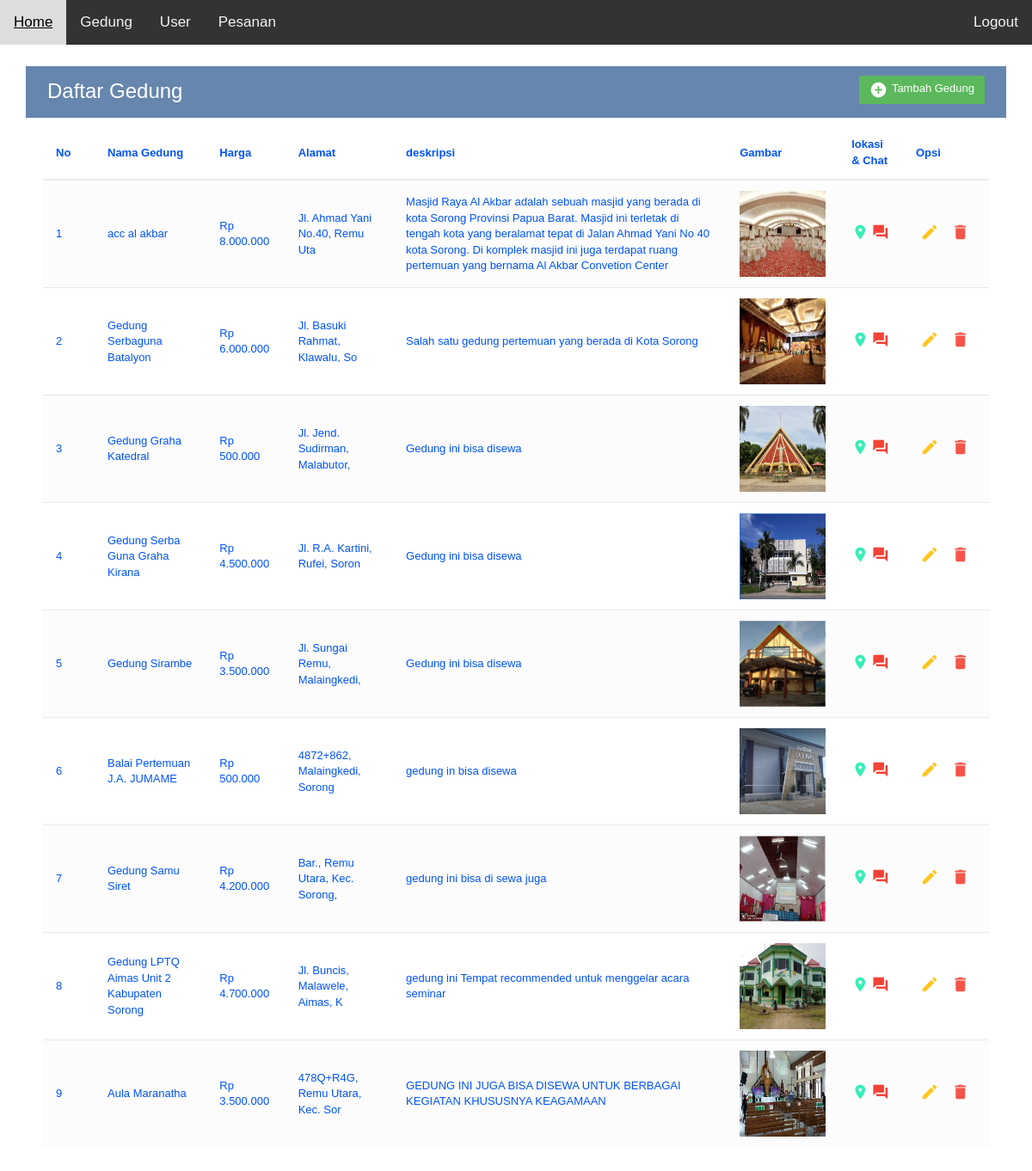
Screenshot of /admin/gedung/gedung.php with the database file from the repository.
### tables this page shows
CREATE TABLE `tbl_gedung` (
  `id_gedung` int(11) NOT NULL,
  `nama_gedung` varchar(255) DEFAULT NULL,
  `deskripsi` text DEFAULT NULL,
  `alamat` text DEFAULT NULL,
  `lokasi` text DEFAULT NULL,
  `harga` varchar(15) DEFAULT NULL,
  `chat` text NOT NULL,
  `foto` varchar(255) DEFAULT NULL
);

### admin/gedung/gedung.php (the view, shortened to what this page needs)
<?php
  include('../../koneksi.php');
  include 'navbar.php';
?>
<!DOCTYPE html>
<html lang="en">
  <head>
    <link rel="stylesheet" href="https://maxcdn.bootstrapcdn.com/font-awesome/4.7.0/css/font-awesome.min.css" />
    <link rel="stylesheet" href="https://maxcdn.bootstrapcdn.com/bootstrap/3.3.7/css/bootstrap.min.css" />
    <link rel="stylesheet" href="index.css" />
  </head>
  <body>
      <div class="container">
                    <div class="table-responsive">
                      <div class="table-wrapper">
                        <div class="table-title">
                          <div class="row">
                            <div class="col-xs-6">
                              <h2>Daftar Gedung</h2>
                            </div>
                                  <div class="col-xs-6">
                                      <a href="tambah_produk.php" class="btn btn-success"><i class="material-icons">&#xE147;</i> Tambah Gedung</a>
                                    </div>
                          </div>
                        </div>
                        <table class="table table-striped table-hover">
                          <thead>
                            <tr>
                              <th>No</th>
                              <th>Nama Gedung</th>
                              <th>Harga</th>
                              <th>Alamat</th>
                              <th>deskripsi</th>
                              <th>Gambar</th>
                              <th>lokasi & Chat</th>
                              <th>Opsi</th>
                            </tr>
                          </thead>
                          <tbody>
                      <?php
                      $query = "SELECT * FROM tbl_gedung ORDER BY id_gedung ASC";
                      $result = mysqli_query($koneksi, $query);
                      $no = 1;
                      while($row = mysqli_fetch_assoc($result))
                      {
                      ?>
                            <tr>
                              <td><?php echo $no; ?></td>
                              <td><?php echo $row['nama_gedung']; ?></td>
                              <td>Rp <?php echo number_format($row['harga'],0,',','.'); ?></td>
                              <td><?php echo substr($row['alamat'], 0, 30); ?></td>
                              <td><?php echo $row['deskripsi']; ?></td>
                              <td style="text-align: center;"><img src="gambar/<?php echo $row['foto'];?>" style="width:100px; height:100px"></td>
                              <td>
                                <a href="<?php echo $row['lokasi']; ?>" class="lokasi" ><i class="material-icons" title="Lokasi">&#xe0c8;</i></a>
                                <a href="<?php echo $row['chat']; ?>" class="delete" ><i class="material-icons" title="chat">&#xe0bf;</i></a>
                              </td>
                              <td>
                                <a href="edit_produk.php?id_gedung=<?php echo $row['id_gedung']; ?>" class="edit" ><i class="material-icons" data-toggle="tooltip" title="Edit">&#xE254;</i></a>
                                <a href="proses_hapus.php?id_gedung=<?php echo $row['id_gedung']; ?>" class="delete" ><i class="material-icons" data-toggle="tooltip" title="Delete">&#xE872;</i></a>
                              </td>
                            </tr>
                    <?php
                      $no++;
                    }
                    ?>
                          </tbody>
                        </table>
                    </div>
      </div>
  </body>
</html>

### admin/gedung/css.css (style rules this page uses)
body { margin: 0; font-family: Arial, Helvetica, sans-serif; }

### admin/gedung/index.css (style rules this page uses)
body { color: #0053fa; background: #ffffff; font-family: 'Varela Round', sans-serif; font-size: 13px; }
.table-responsive { margin: 25px 0; }
.table-wrapper { min-width: 1000px; background: #fff; padding: 15px 20px; border-radius: 3px; box-shadow: 0 2px 3px rgba(0, 0, 0, 0.05); }
.table-title { padding-bottom: 15px; background: #6686ad; color: #fff; padding: 16px 30px; margin: -20px -25px 10px; border-radius: 3px 3px 0 0; }
.table-title h2 { margin: 5px 0 0; font-size: 24px; }
.table-title .btn { color: #fff; float: right; font-size: 13px; border: none; min-width: 50px; border-radius: 2px; border: none; outline: none !important; margin-left: 10px; }
.table-title .btn i { float: left; font-size: 21px; margin-right: 5px; }
table.table tr th, table.table tr td { border-color: #e9e9e9; padding: 12px 15px; vertical-align: middle; }
table.table tr th:first-child { width: 60px; }
table.table tr th:last-child { width: 100px; }
table.table-striped tbody tr:nth-of-type(odd) { background-color: #fcfcfc; }
table.table td:last-child i { opacity: 0.9; font-size: 22px; margin: 0 5px; }
table.table td a { font-weight: bold; color: #96e0fd; display: inline-block; text-decoration: none; outline: none !important; }
table.table td a.edit { color: #ffc107; }
table.table td a.lokasi { color: #37eeb7; }
table.table td a.delete { color: #f44336; }
table.table td i { font-size: 20px; }

### rows the page displays
tbl_gedung: nama_gedung "acc al akbar", harga "8.000.000", alamat "Jl. Ahmad Yani No.40, Remu Uta", deskripsi "Masjid Raya Al Akbar adalah sebuah masjid yang berada di kota Sorong Provinsi Papua Barat. Masjid ini terletak di tengah kota yang beralamat tepat di Jalan Ahmad Yani No 40 kota Sorong. Di komplek masjid ini juga terdapat ruang pertemuan yang bernama Al Akbar Convetion Center", foto (picture)
tbl_gedung: nama_gedung "Gedung Serbaguna Batalyon", harga "6.000.000", alamat "Jl. Basuki Rahmat, Klawalu, So", deskripsi "Salah satu gedung pertemuan yang berada di Kota Sorong", foto (picture)
tbl_gedung: nama_gedung "Gedung Graha Katedral", harga "500.000", alamat "Jl. Jend. Sudirman, Malabutor,", deskripsi "Gedung ini bisa disewa", foto (picture)
tbl_gedung: nama_gedung "Gedung Serba Guna Graha Kirana", harga "4.500.000", alamat "Jl. R.A. Kartini, Rufei, Soron", deskripsi "Gedung ini bisa disewa", foto (picture)
tbl_gedung: nama_gedung "Gedung Sirambe", harga "3.500.000", alamat "Jl. Sungai Remu, Malaingkedi,", deskripsi "Gedung ini bisa disewa", foto (picture)
tbl_gedung: nama_gedung "Balai Pertemuan J.A. JUMAME", harga "500.000", alamat "4872+862, Malaingkedi, Sorong", deskripsi "gedung in bisa disewa", foto (picture)
tbl_gedung: nama_gedung "Gedung Samu Siret", harga "4.200.000", alamat "Bar., Remu Utara, Kec. Sorong,", deskripsi "gedung ini bisa di sewa juga", foto (picture)
tbl_gedung: nama_gedung "Gedung LPTQ Aimas Unit 2 Kabupaten Sorong", harga "4.700.000", alamat "Jl. Buncis, Malawele, Aimas, K", deskripsi "gedung ini Tempat recommended untuk menggelar acara seminar", foto (picture)
tbl_gedung: nama_gedung "Aula Maranatha", harga "3.500.000", alamat "478Q+R4G, Remu Utara, Kec. Sor", deskripsi "GEDUNG INI JUGA BISA DISEWA UNTUK BERBAGAI KEGIATAN KHUSUSNYA KEAGAMAAN", foto (picture)
